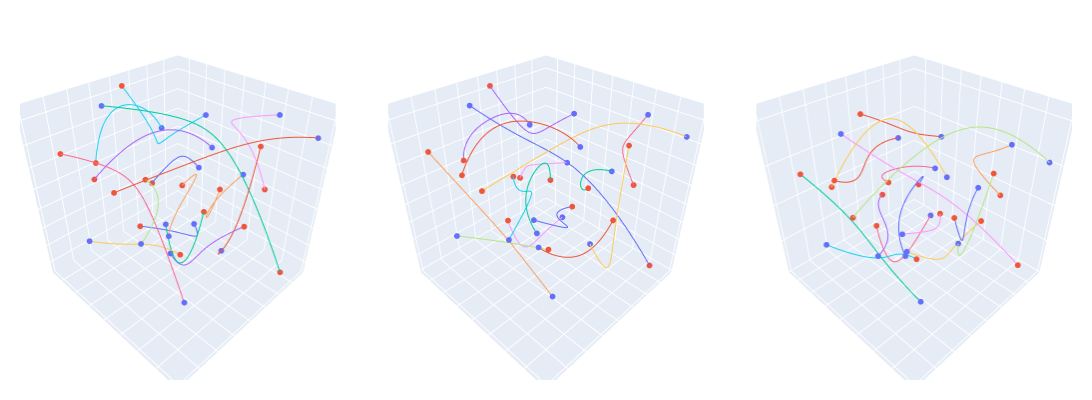

Notebook code for this chart:
### Code cell
# Generated
multiviz_trajs(px_trajs[:3], py_trajs[:3], pz_trajs[:3], nrows=1, ncols=3, height=400, width=1_600)
